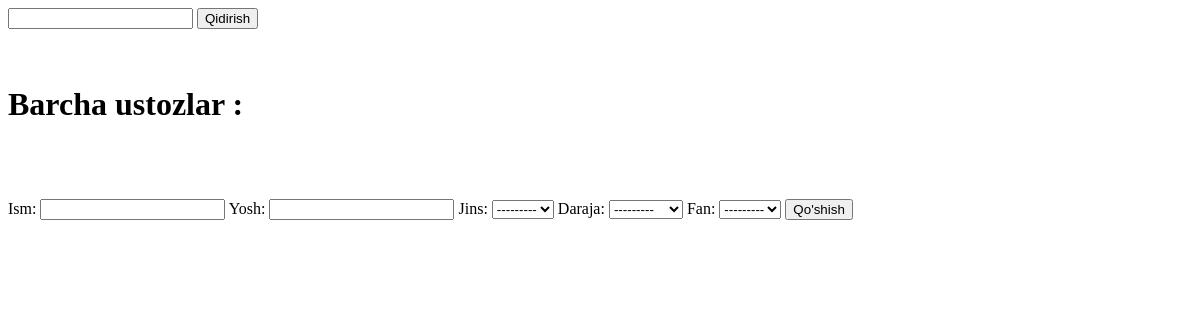
Before: /barcha_ustozlar/ with the older database file.
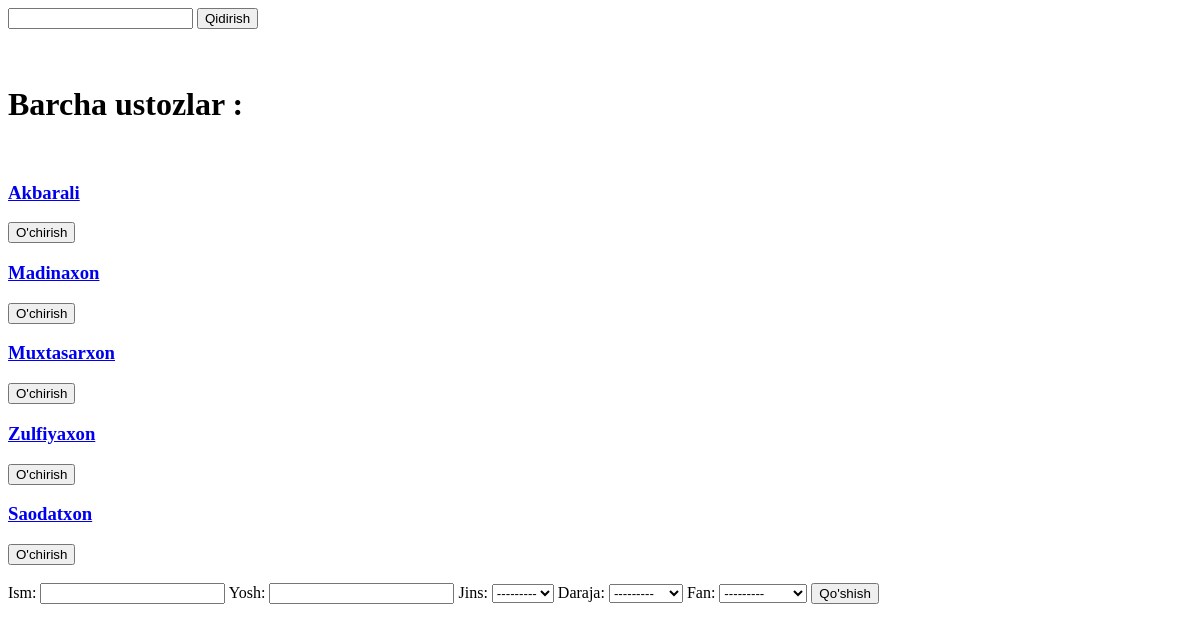
After: the same page with the newer database file.
### asosiy/models.py (models this page shows, shortened)
class Ustoz(models.Model):
    jins_tanlov = [("Ayol","Ayol"),("Erkak","Erkak")]
    daraja_tanlov = [("Bakalavr","Bakalavr"),("Magistr","Magistr"),
                     ("Aspirant","Aspirant"),("Doktor","Doktor")
                     ]
    ism = models.CharField(max_length=50)
    yosh = models.SmallIntegerField()
    jins = models.CharField(max_length=50 , choices=jins_tanlov)
    daraja = models.CharField(max_length=50 , choices=daraja_tanlov)
    fan = models.ForeignKey(Fan, on_delete=models.CASCADE)

### asosiy/views.py (the view)
# urls.py: path('barcha_ustozlar/',barcha_ustozlar),
def barcha_ustozlar(sorov):
    if sorov.method == 'POST':
        if sorov.method == 'POST':
            forma = UstozForm(sorov.POST)
            if forma.is_valid():
                forma.save()
        return redirect('/barcha_ustozlar/')
    soz = sorov.GET.get('qidiruv')
    if soz == "" or soz is None:
        content = {
            "ustozlar": Ustoz.objects.all(),
            "fanlar": Fan.objects.all(),
            "forma":UstozForm()
        }
    else:
        content = {
            "ustozlar": Ustoz.objects.filter(ism__contains=soz),
            "fanlar": Fan.objects.filter(nom__contains=soz),
            "forma": UstozForm()
        }
    return render(sorov, 'barcha_ustozlar.html', content)

### asosiy/forms.py
class UstozForm(forms.ModelForm):
    class Meta:
        model = Ustoz
        fields = '__all__'

### asosiy/models.py (called while the page is built)
    def __str__(self):
        return self.nom

### templates/barcha_ustozlar.html (shortened to what this page needs)
<!DOCTYPE html>
<html lang="en">
<head>
</head>
<body>
     <form method="get">
        <input type="text" name="qidiruv">
        <button>Qidirish</button>
    </form>
    <br>
    <br>
    <h1> Barcha ustozlar :</h1>
    <br>
    {% for ustoz in ustozlar %}
    <h3> <a href="/ustoz_ozgartir/{{ustoz.id}}/">{{ustoz.ism}}</a ></h3>
    <a href="/ustoz_ochirish/{{ustoz.id}}/"><button> O'chirish </button></a>
    {% endfor %}
    <br>
    <br>
    <form method="post">{% csrf_token %}
        {{forma}}
     <button type ="submit" > Qo'shish </button>
    </form>
</body>
</html>

Changed rows visible on the page:
added Ustoz: ism "Akbarali"
added Ustoz: ism "Madinaxon"
added Ustoz: ism "Muxtasarxon"
added Ustoz: ism "Zulfiyaxon"
added Ustoz: ism "Saodatxon"
